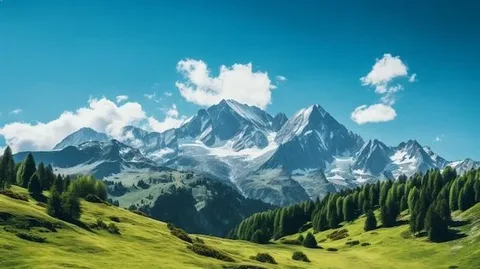
#> input picture 19/input.png, 480 x 269 px, found by its file name
$ python 19_1.py
#> lines starting #> are read from the running program, lines starting #| are printed output that depends on the picture
from pathlib import Path
from PIL import Image
import os


def average_color(img: Image.Image):
    img_rgb = img.convert("RGB")
    pixels = list(img_rgb.getdata())
    num_pixels = len(pixels)

    if num_pixels == 0:
        raise ValueError("Изображение пустое")

    r_sum = g_sum = b_sum = 0
    for r, g, b in pixels:
        r_sum += r
        g_sum += g
        b_sum += b

    avg_r = int(r_sum / num_pixels)
    avg_g = int(g_sum / num_pixels)
    avg_b = int(b_sum / num_pixels)

    return (avg_r, avg_g, avg_b)


def create_solid_image(size, color):
    return Image.new("RGB", size, color)


def main(input_path: Path, output_path: Path):
    if not input_path.exists():
        raise FileNotFoundError(f"Файл не найден: {input_path}")

    img = Image.open(input_path)
#> img is the input picture: PIL image 480x269 RGB; mean R, G, B 75.2, 134.6, 136.2
    avg_col = average_color(img)
#> in average_color, `pixels = list(img_rgb.getdata())`: pixels = 129120 items
#> in average_color, `num_pixels = len(pixels)`: num_pixels = 129120
#> the loop in average_color, `for r, g, b in pixels:` made 129120 passes
#> (r, g, b, r_sum, g_sum, b_sum) on passes 1 to 3: (29, 140, 184, 29, 140, 184), (67, 178, 223, 96, 318, 407), (20, 134, 177, 116, 452, 584)
#> after the loop in average_color, `for r, g, b in pixels:`: b_sum = 17591241; g_sum = 17378387; r_sum = 9705513
#> in average_color, `avg_r = int(r_sum / num_pixels)`: avg_r = 75
#> in average_color, `avg_g = int(g_sum / num_pixels)`: avg_g = 134
#> in average_color, `avg_b = int(b_sum / num_pixels)`: avg_b = 136
#> avg_col = (75, 134, 136)

    print(f"Средний цвет изображения: RGB{avg_col}")
#| Средний цвет изображения: RGB(75, 134, 136)

    new_img = create_solid_image(img.size, avg_col)
#> in create_solid_image, `return Image.new("RGB", size, color)`:
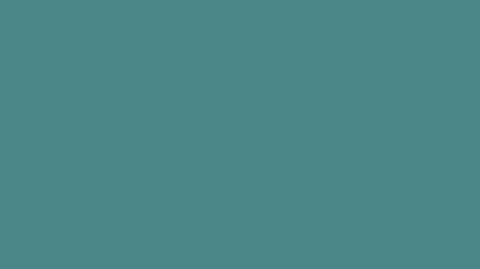
#> returned value: PIL image 480x269 RGB; mean R, G, B 75, 134, 136

    new_img.show(title="Средний цвет")

    new_img.save(output_path)
    print(f"Изображение сохранено: {output_path}")


inp = Path(r"C:\Users\FamilyGame\Desktop\19\input.png")
outp = Path(r"C:\Users\FamilyGame\Desktop\19\output.png")


print(f"Проверяем путь: {inp}")
print(f"Файл существует: {inp.exists()}")

if inp.exists():
    main(inp, outp)
else:
    print("❌ Файл не найден! Проверьте:")
    print(f"   - Существует ли папка: {inp.parent}")
    print(f"   - Есть ли файл input.png в папке 19")
    print(f"   - Правильно ли указано имя файла")

    if inp.parent.exists():
        print(f"\n📁 Содержимое папки {inp.parent}:")
        for file in inp.parent.iterdir():
            print(f"   - {file.name}")
